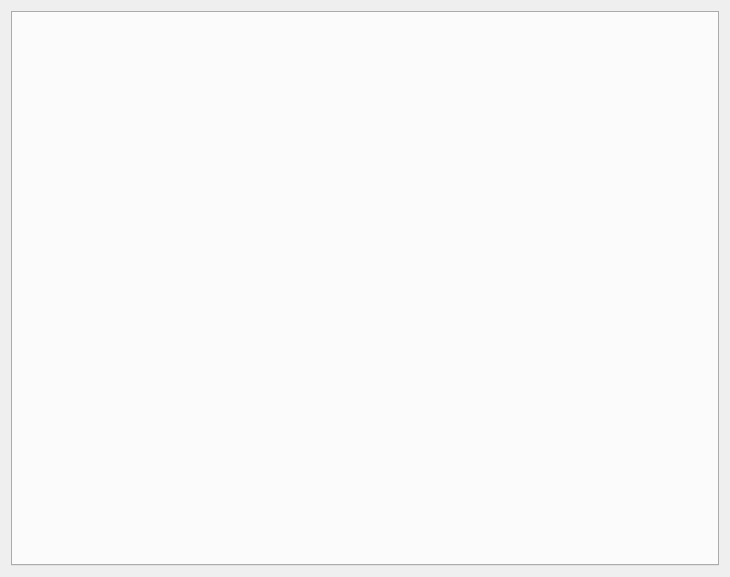
<?xml version="1.0" encoding="UTF-8"?>
<ui version="4.0">
 <class>PLCParamConfigManagerClass</class>
 <widget class="QWidget" name="PLCParamConfigManagerClass">
  <property name="geometry">
   <rect>
    <x>0</x>
    <y>0</y>
    <width>730</width>
    <height>577</height>
   </rect>
  </property>
  <property name="windowTitle">
   <string>PLCParamConfigManager</string>
  </property>
  <layout class="QVBoxLayout" name="verticalLayout">
   <item>
    <widget class="QTabWidget" name="tabWidget">
     <property name="currentIndex">
      <number>-1</number>
     </property>
    </widget>
   </item>
  </layout>
 </widget>
 <layoutdefault spacing="6" margin="11"/>
 <resources/>
 <connections/>
</ui>
